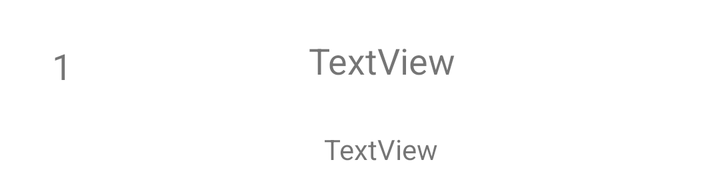
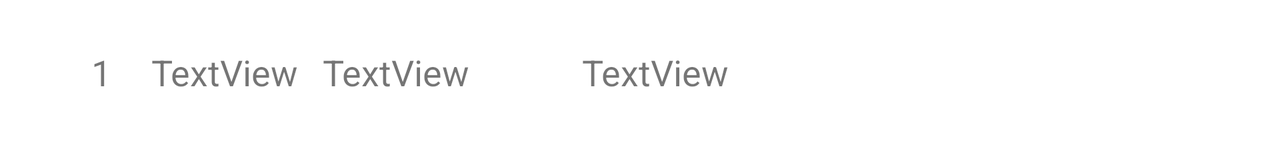

First picture: res/layout/ on a phone held upright. Second picture: the repository's own variant of that layout, on a device whose configuration matches the variant's folder. Source for both follows.
<!-- AndroidManifest.xml: application theme Theme.Officina20 -->
<!-- res/layout/custom_row.xml -->
<?xml version="1.0" encoding="utf-8"?>
<LinearLayout xmlns:android="http://schemas.android.com/apk/res/android"
    xmlns:app="http://schemas.android.com/apk/res-auto"
    xmlns:tools="http://schemas.android.com/tools"
    android:layout_width="match_parent"
    android:layout_height="wrap_content"
    android:orientation="vertical"
    android:padding="10dp"
    android:textAlignment="center">


    <androidx.constraintlayout.widget.ConstraintLayout
        android:layout_width="362dp"
        android:layout_height="wrap_content">

        <TextView
            android:id="@+id/id_txt"
            android:layout_width="wrap_content"
            android:layout_height="wrap_content"
            android:layout_gravity="start"
            android:layout_marginStart="16dp"
            android:elegantTextHeight="true"
            android:fontFamily="sans-serif"
            android:gravity="start"
            android:text="@string/id_txt_example"
            android:textSize="18sp"
            app:layout_constraintBottom_toBottomOf="@+id/name_txt"
            app:layout_constraintStart_toStartOf="parent"
            app:layout_constraintTop_toTopOf="@+id/name_txt"
            app:layout_constraintVertical_bias="0.0" />

        <TextView
            android:id="@+id/name_txt"
            android:layout_width="wrap_content"
            android:layout_height="wrap_content"
            android:layout_marginTop="8dp"
            android:gravity="start|center_horizontal"
            android:text="TextView"
            android:textAlignment="center"
            android:textSize="18sp"
            app:layout_constraintEnd_toEndOf="parent"
            app:layout_constraintStart_toStartOf="parent"
            app:layout_constraintTop_toTopOf="parent" />


    </androidx.constraintlayout.widget.ConstraintLayout>

    <TextView
        android:id="@+id/email_txt"
        android:layout_width="361dp"
        android:layout_height="wrap_content"
        android:layout_marginTop="16dp"
        android:ellipsize="end"
        android:gravity="center|center_vertical"
        android:maxLines="1"
        android:scrollHorizontally="true"
        android:text="TextView"
        android:textSize="14sp"

        />

</LinearLayout>
<!-- resources referenced by this layout -->
<resources>
  <string name="id_txt_example">1</string>
  <style name="Theme.Officina20" parent="Theme.MaterialComponents.DayNight.DarkActionBar">
          
          <item name="colorPrimary">#404040</item>
          <item name="colorPrimaryVariant">#2E2E2E</item>
          <item name="colorOnPrimary">@color/white</item>
          
          <item name="colorSecondary">@color/teal_200</item>
          <item name="colorSecondaryVariant">@color/teal_700</item>
          <item name="colorOnSecondary">@color/black</item>
          
          <item name="android:statusBarColor">?attr/colorPrimaryVariant</item>
          
      </style>
</resources>
<!-- res/layout-land/custom_row.xml (the repository's variant of the layout above) -->
<!-- drawn on the phone turned sideways -->
<?xml version="1.0" encoding="utf-8"?>
<androidx.constraintlayout.widget.ConstraintLayout xmlns:android="http://schemas.android.com/apk/res/android"
    xmlns:app="http://schemas.android.com/apk/res-auto"
    xmlns:tools="http://schemas.android.com/tools"
    android:layout_width="match_parent"
    android:layout_height="wrap_content"
    android:padding="24dp">


    <TextView
        android:id="@+id/email_txt"
        android:layout_width="wrap_content"
        android:layout_height="wrap_content"
        android:layout_marginStart="56dp"
        android:text="TextView"
        android:textSize="18sp"
        app:layout_constraintBottom_toBottomOf="parent"
        app:layout_constraintStart_toEndOf="@+id/surname_txt"
        app:layout_constraintTop_toTopOf="parent" />

    <TextView
        android:id="@+id/name_txt"
        android:layout_width="wrap_content"
        android:layout_height="wrap_content"
        android:layout_marginStart="20dp"
        android:text="TextView"
        android:textSize="18sp"
        app:layout_constraintBottom_toBottomOf="parent"
        app:layout_constraintStart_toEndOf="@+id/id_txt"
        app:layout_constraintTop_toTopOf="parent" />

    <TextView
        android:id="@+id/surname_txt"
        android:layout_width="wrap_content"
        android:layout_height="wrap_content"
        android:layout_marginStart="12dp"
        android:text="TextView"
        android:textSize="18sp"
        app:layout_constraintBottom_toBottomOf="parent"
        app:layout_constraintStart_toEndOf="@+id/name_txt"
        app:layout_constraintTop_toTopOf="parent" />

    <TextView
        android:id="@+id/id_txt"
        android:layout_width="wrap_content"
        android:layout_height="wrap_content"
        android:layout_marginRight="16dp"
        android:text="@string/id_txt_example"
        android:textSize="18sp"
        app:layout_constraintBottom_toBottomOf="parent"
        app:layout_constraintEnd_toEndOf="parent"
        app:layout_constraintHorizontal_bias="0.038"
        app:layout_constraintStart_toStartOf="parent"
        app:layout_constraintTop_toTopOf="parent" />

</androidx.constraintlayout.widget.ConstraintLayout>
